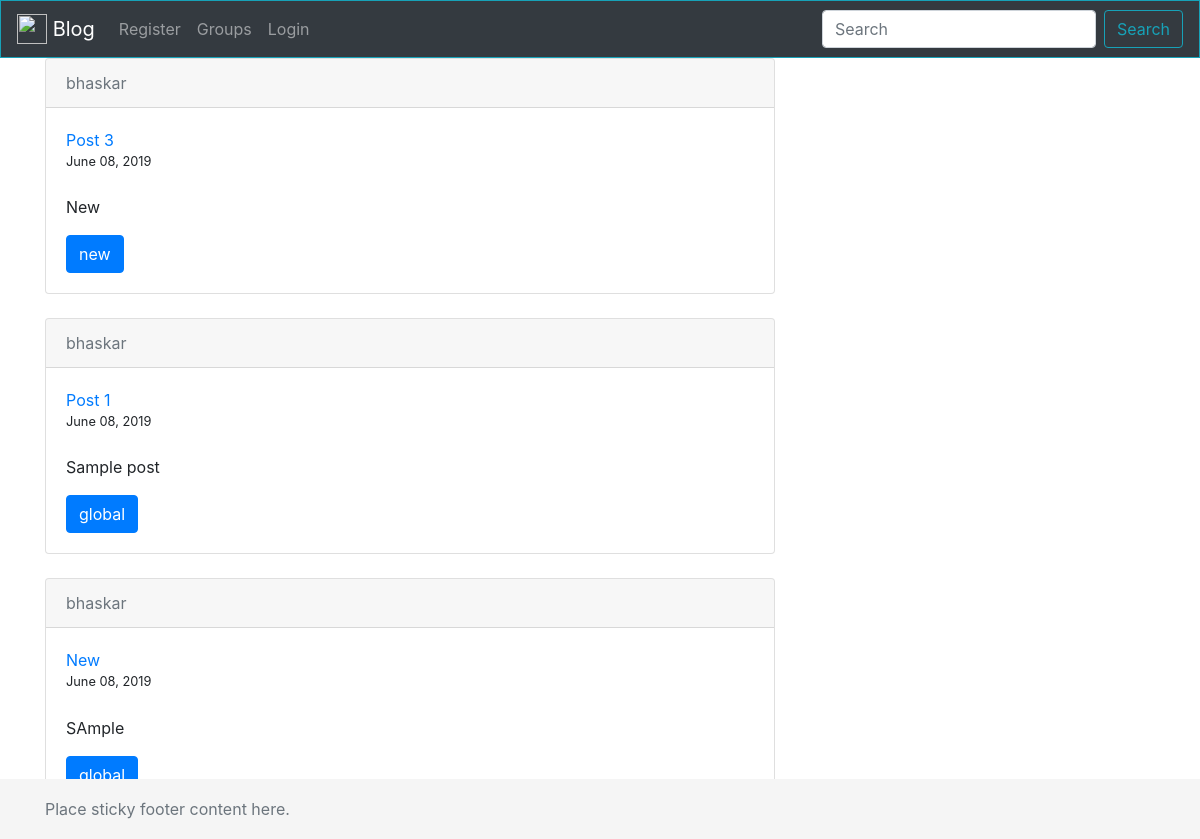
The app's page /user/bhaskar, older data.
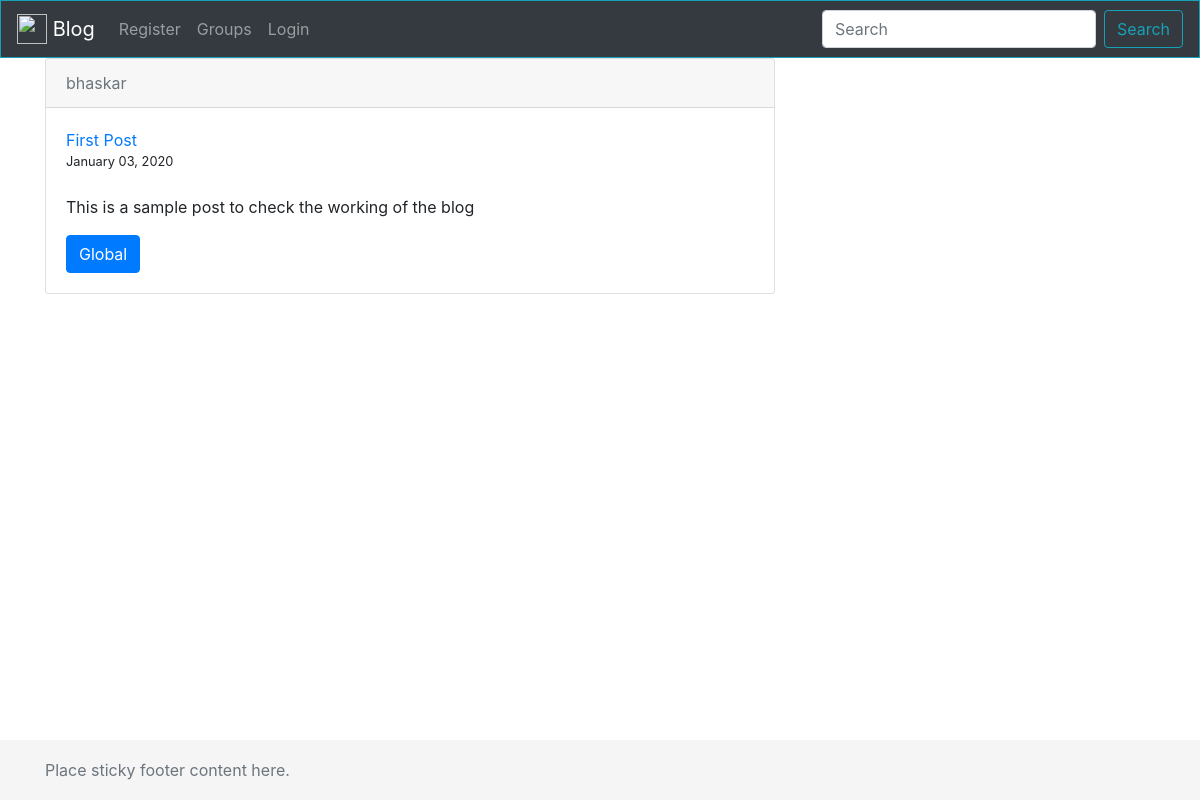
The same page, newer data.
### post/models.py (models this page shows, shortened)
class Posts(models.Model):
	title = models.CharField(max_length = 100)
	context = models.TextField()
	date_posted = models.DateTimeField(default = timezone.now)
	user = models.ForeignKey(User, on_delete = models.CASCADE)
	groups = models.ForeignKey(Com, on_delete = models.CASCADE)

### groups/models.py (models this page shows, shortened)
class Com(models.Model):
	name = models.CharField(max_length = 100, primary_key=True)
	def __str__(self):
		return self.name

### post/views.py (the view)
# urls.py: path('user/<str:username>', UserListView.as_view(), name = 'user-posts'),
class UserListView(ListView):
	model = Posts
	template_name = 'post/user_posts.html'
	context_object_name = 'posts'
	ordering = ['-date_posted']
	def get_queryset(self):
		user = get_object_or_404(User, username=self.kwargs.get('username'))
		return Posts.objects.filter(user=user).order_by('-date_posted')

### templates/post/user_posts.html (shortened to what this page needs)
{% extends "post/header.html"%}
{% block content %}
{% for post in posts %}
<div class="card">
  <div class="card-header">
    <a class="card-subtitle mb-2 text-muted" href="{% url 'user-posts' post.user.username %}">{{ post.user }}</a>
  </div>
  <div class="card-body">
    <a class="card-title" href="{% url 'post-detail' post.id %}">{{ post.title }}</a>
    <small>{{ post.date_posted|date:"F d, Y" }}</small>
    <p class="card-text">{{ post.context }}</p>
    <a href="{% url 'groups' %}{{ post.groups }}" class="btn btn-primary">{{ post.groups }}</a>
  </div>
</div>
{% endfor %}
{% endblock content %}

### templates/post/header.html (shortened to what this page needs)
<html lang="en">
<head>
    <link rel="stylesheet" href="https://stackpath.bootstrapcdn.com/bootstrap/4.3.1/css/bootstrap.min.css">
</head>
<body>
    <nav class="navbar navbar-default navbar-fixed-top navbar-expand-lg navbar-dark bg-dark border border-info">
        <a class="navbar-brand" href="{% url 'index' %}">
            <img src="/docs/4.4/assets/brand/bootstrap-solid.svg" width="30" height="30" class="d-inline-block align-top" alt=""> Blog
        </a>
        <div class="collapse navbar-collapse" id="navbarSupportedContent">
            <ul class="navbar-nav mr-auto">
                {% if user.is_authenticated %}
                <li class="nav-item"><a class="nav-link" href="{% url 'post-create' %}">New Post</a></li>
                <li class="nav-item"><a class="nav-link" href="{% url 'groups' %}">Groups</a></li>
                <li class="nav-item"><a class="nav-link" href="{% url 'logout' %}">Logout</a></li>
                {% else %}
                <li class="nav-item"><a class="nav-link" href="{% url 'register' %}">Register</a></li>
                <li class="nav-item"><a class="nav-link" href="{% url 'groups' %}">Groups</a></li>
                <li class="nav-item"><a class="nav-link" href="{% url 'login' %}">Login</a></li>
                {% endif %}
            </ul>
            <form class="form-inline my-2 my-lg-0">
                <input class="form-control mr-sm-2" type="search" placeholder="Search" aria-label="Search">
                <button class="btn btn-outline-info my-2 my-sm-0" type="submit">Search</button>
            </form>
        </div>
    </nav>
    <main role="main" class="container">
        <div class="row">
            <div class="col-md-8">
                 {% block content %}{% endblock %}
            </div>
        </div>
    </main>
    <footer class="footer">
        <div class="container">
            <span class="text-muted">Place sticky footer content here.</span>
        </div>
    </footer>
</body>
</html>

### templates/post/header.html (style rules this page uses)
.footer { position: absolute; bottom: 0; width: 100%; height: 60px; line-height: 60px; background-color: #f5f5f5; }

Row changes from the older to the newer data that the page shows:
removed Posts: user "bhaskar", title "Post 3", date_posted "June 08, 2019", context "New", groups "new"
removed Posts: user "bhaskar", title "Post 1", date_posted "June 08, 2019", context "Sample post", groups "global"
removed Posts: user "bhaskar", title "New", date_posted "June 08, 2019", context "SAmple", groups "global"
added Posts: user "bhaskar", title "First Post", date_posted "January 03, 2020", context "This is a sample post to check the working of the blog", groups "Global"
